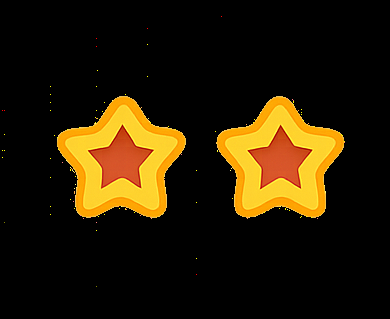
#> input picture assets/eyes/action_eyes1.png, 390 x 319 px
$ python -i mask_inference.py   (imports and definitions only)
#> lines starting #> are read from the running program, lines starting #| are printed output that depends on the picture; after the words box and inside, x2 and y2 are one past the last pixel; in counts of white or black regions, pixels touching at a corner belong together
import numpy as np
import cv2
from PIL import Image


def _to_rgb_np(pil_img):
    return np.array(pil_img.convert("RGB"))


def _to_gray(rgb):
    return cv2.cvtColor(rgb, cv2.COLOR_RGB2GRAY)
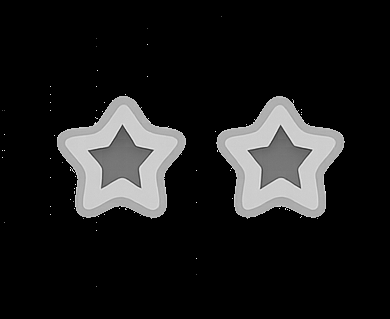
#> returned value: shape (319, 390); min 0, max 240, mean 28.7


def _postprocess(binary):
    if binary.dtype != np.uint8:
        binary = binary.astype(np.uint8)
    binary = np.where(binary > 0, 255, 0).astype(np.uint8)

    kernel = np.ones((5, 5), np.uint8)
    x = cv2.morphologyEx(binary, cv2.MORPH_CLOSE, kernel, iterations=2)
    x = cv2.morphologyEx(x, cv2.MORPH_OPEN, kernel, iterations=1)

    contours, _ = cv2.findContours(x, cv2.RETR_EXTERNAL, cv2.CHAIN_APPROX_SIMPLE)
    mask = np.zeros_like(x)
    if contours:
        largest = max(contours, key=cv2.contourArea)
        cv2.drawContours(mask, [largest], -1, 255, thickness=-1)
    return mask


# [43 lines left out: functions _mask_score, _otsu_mask, _adaptive_mask, not called in this run]


def _canny_contour_mask(rgb):
    gray = _to_gray(rgb)
    blur = cv2.GaussianBlur(gray, (5, 5), 0)
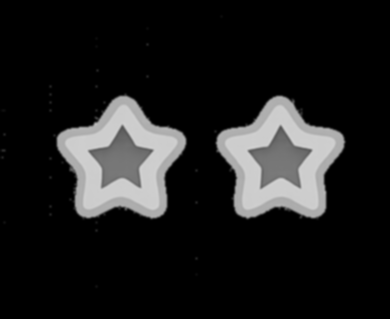
#> blur: shape (319, 390); min 0, max 209, mean 28.7
    edges = cv2.Canny(blur, 60, 160)
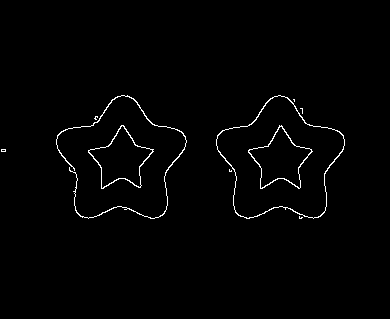
#> edges: shape (319, 390); 1.3% white in thin lines or dots, all inside (x1, y1, x2, y2) = (1, 95, 345, 219)

    kernel = np.ones((5, 5), np.uint8)
    edges = cv2.dilate(edges, kernel, iterations=1)
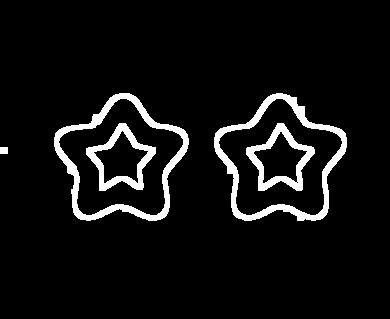
#> edges: shape (319, 390); 6.6% white; 5 white regions

    contours, _ = cv2.findContours(edges, cv2.RETR_EXTERNAL, cv2.CHAIN_APPROX_SIMPLE)
#> contours = 3 contours; box (x1, y1, x2, y2) and area: (54, 93, 189, 221) 11370, (214, 93, 347, 221) 11298, (0, 147, 8, 154) 42
    mask = np.zeros_like(gray, dtype=np.uint8)
    if not contours:
        return mask

    largest = max(contours, key=cv2.contourArea)
#> largest = contour of 196 points, box (x1, y1, x2, y2) (54, 93, 189, 221), area 11370
    cv2.drawContours(mask, [largest], -1, 255, thickness=-1)
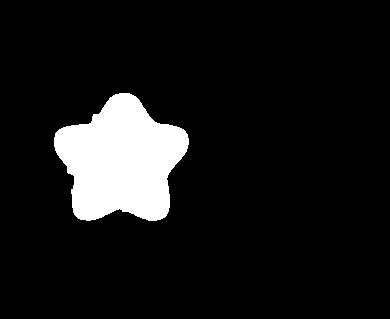
#> mask: shape (319, 390); 9.3% white; 1 white region, box (x1, y1, x2, y2) and area: (54, 93, 189, 221) 11575
    return _postprocess(mask)
#> in _postprocess, `x = cv2.morphologyEx(binary, cv2.MORPH_CLOSE, kernel, iterations=2)`: x: shape (319, 390); 9.3% white; 1 white region
#> in _postprocess, `contours, _ = cv2.findContours(x, cv2.RETR_EXTERNAL, cv2.CHAIN_APPROX_..`: contours = 1 contour; box (x1, y1, x2, y2) and area: (54, 93, 189, 221) 11387
#> in _postprocess, `largest = max(contours, key=cv2.contourArea)`: largest = contour of 182 points, box (x1, y1, x2, y2) (54, 93, 189, 221), area 11387


# [29 lines left out: functions _grabcut_mask, get_object_mask, not called in this run]

>>> import cv2
>>> picture = cv2.cvtColor(cv2.imread('../assets/eyes/action_eyes1.png'), cv2.COLOR_BGR2RGB)
>>> result = _canny_contour_mask(picture)
